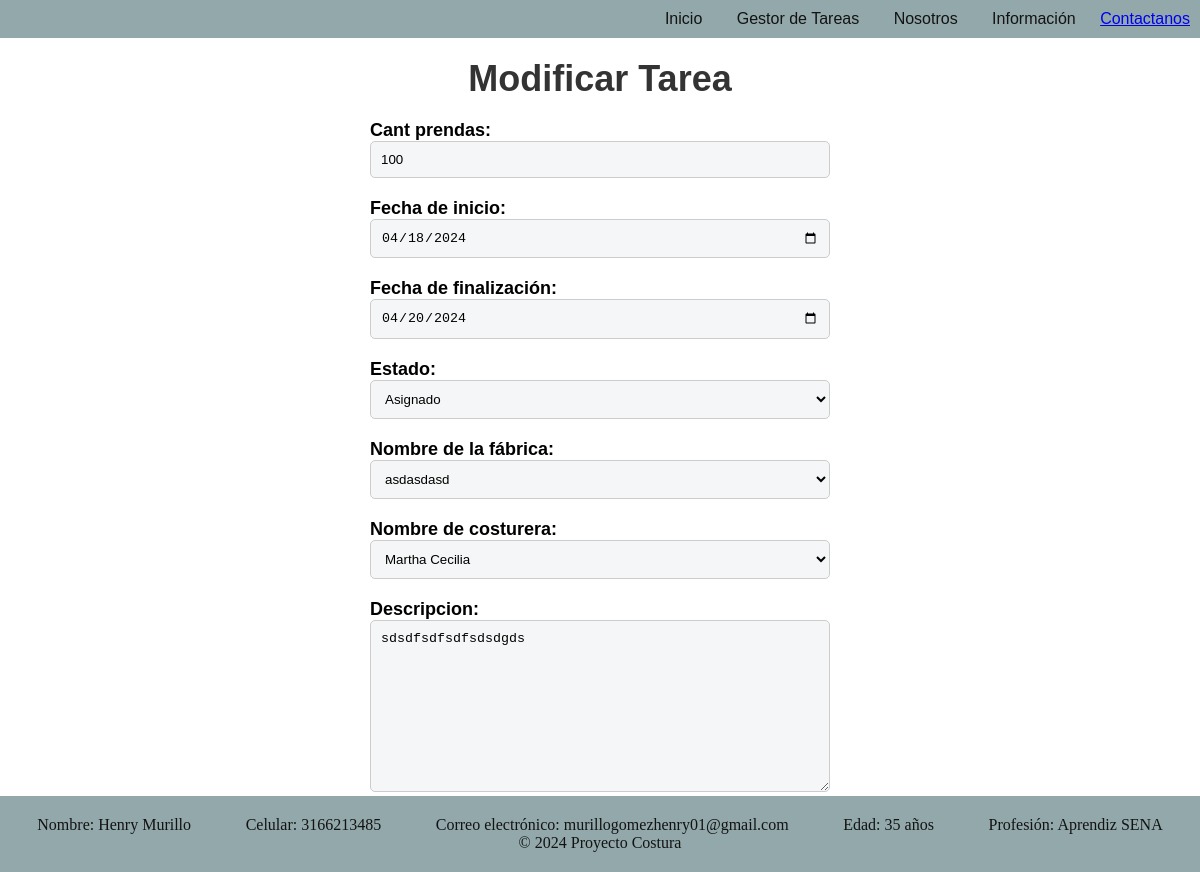
/tareas/modificar/4/, run on the app's committed database.
### fabrica/models.py (models this page shows)
class Tareas(models.Model):
    descripcion = models.TextField()
    cant_prendas = models.IntegerField()
    fecha_ini = models.DateField()
    fecha_fin = models.DateField()
    estado = models.ForeignKey(Estado, on_delete=models.CASCADE)
    fabrica = models.ForeignKey(Fabrica, on_delete=models.CASCADE)
    costurera = models.ForeignKey(Costureras, on_delete=models.SET_NULL, null=True, blank=True)

### fabrica/views.py (the view)
# urls.py: path('tareas/modificar/<int:id>/', views.modificar_tarea, name='modificar_tarea'),
def modificar_tarea(request, id):
    tarea = get_object_or_404(Tareas, id=id)
    if request.method == 'POST':
        form = TareaForm(request.POST, instance=tarea)
        if form.is_valid():
            form.save()
            return redirect('lista_tareas')  # Redireccionar a la lista de tareas
    else:
        form = TareaForm(instance=tarea)
    return render(request, 'modificar_tarea.html', {'form': form})

### fabrica/models.py (called while the page is built)
    def __str__(self):
        return self.nombre

    def __str__(self):
        return self.nombre

    def __str__(self):
        return self.nombre

### templates/modificar_tarea.html (shortened to what this page needs)
{% extends "layouts/app.html" %}
{% block content %}
<div class="form-container">
</head>
<body>
    <h1>Modificar Tarea</h1>
    <form method="post">
        {{ form.as_p }}
        <button type="submit">Guardar Cambios</button>
    </form>
{% endblock %}

### static/styles.css (style rules this page uses)
* { box-sizing: border-box; padding: 0; margin: 0; }
body { display: flex; flex-direction: column; min-height: 100vh; margin: 0; position: relative; }
.form-control { width: 100%; padding: 10px; margin-bottom: 20px; border: 1px solid #ccc; border-radius: 5px; box-sizing: border-box; background-color: #f0f0f0; }
.form-container { max-width: 500px; margin: 0 auto; padding: 20px; font-size: 18px; font-weight: bold; font-family: "Gill Sans Extrabold", Helvetica, sans-serif; }
.form-container h1 { text-align: center; color: #333; margin-bottom: 20px; }
.form-container button[type="submit"] { background-color: #c0c0c0; color: black; font-weight: bold; padding: 10px 20px; border: none; border-radius: 5px; cursor: pointer; display: block; margin: 0 auto; }
.bg-color { background-color: #f5f6f7; }
.form-container { width: 45%; padding: 20px; box-sizing: border-box; }

### data on the page
Tareas: cant_prendas "100", fecha_ini "04/18/2024", fecha_fin "04/20/2024", estado "Asignado", fabrica "asdasdasd", costurera "Martha Cecilia", descripcion "sdsdfsdfsdfsdsdgds"
